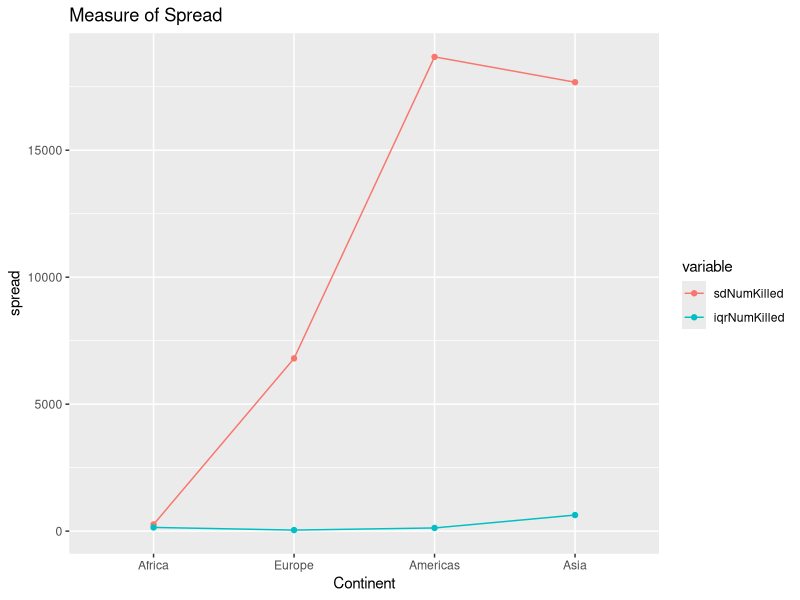
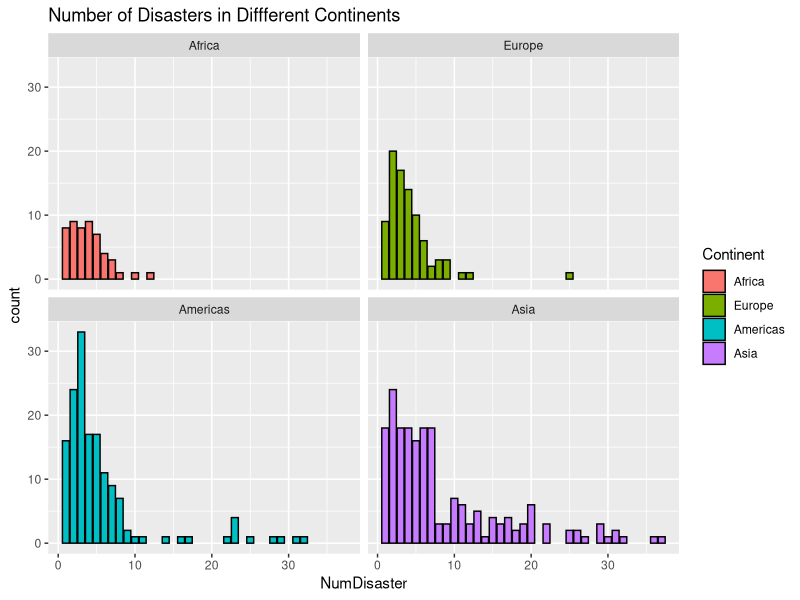
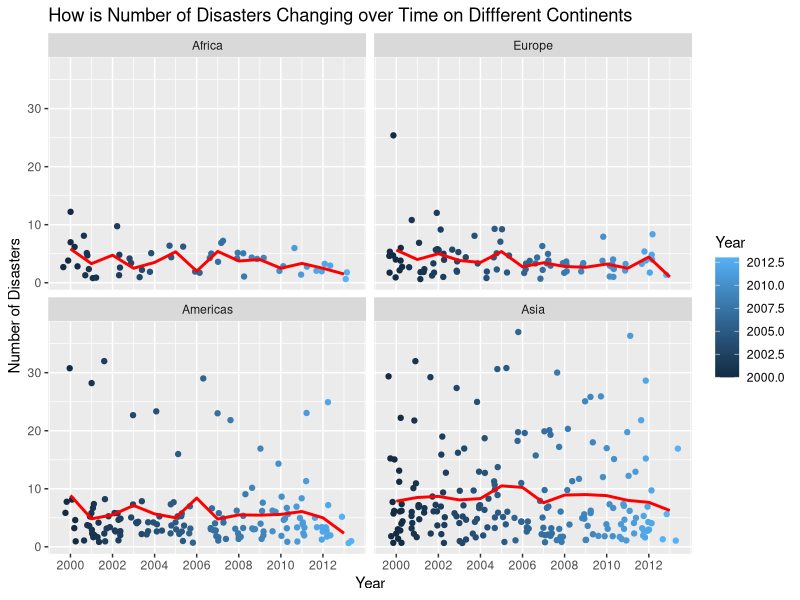
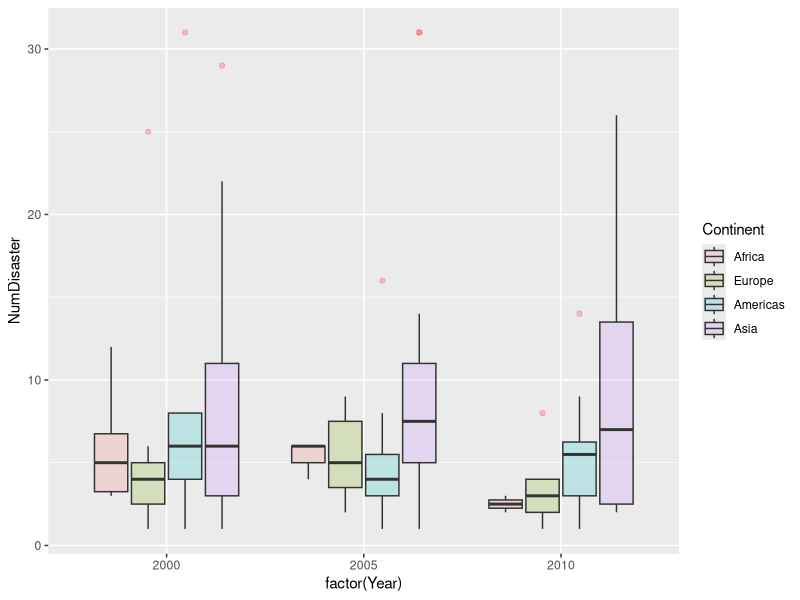
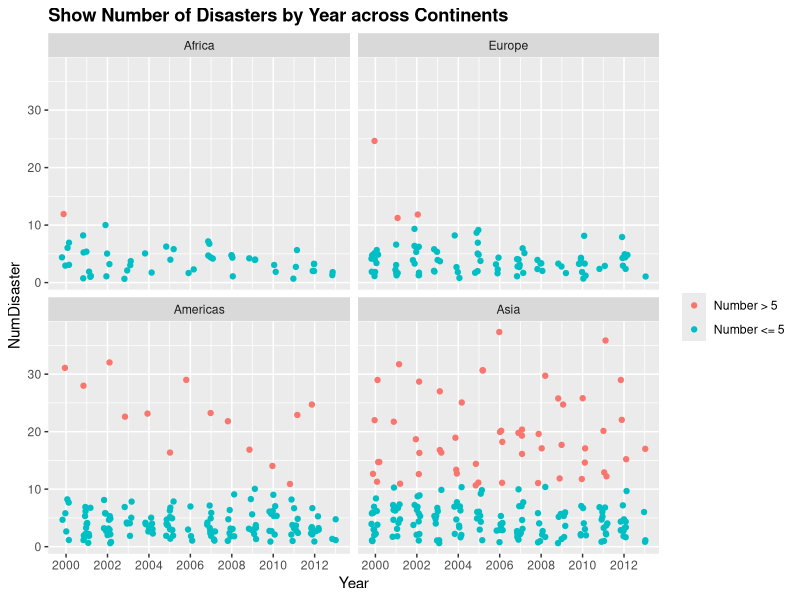
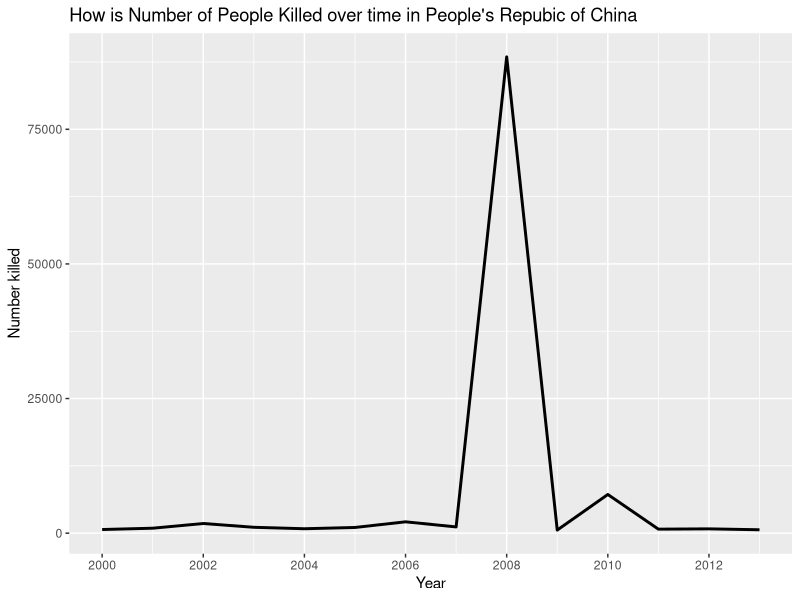
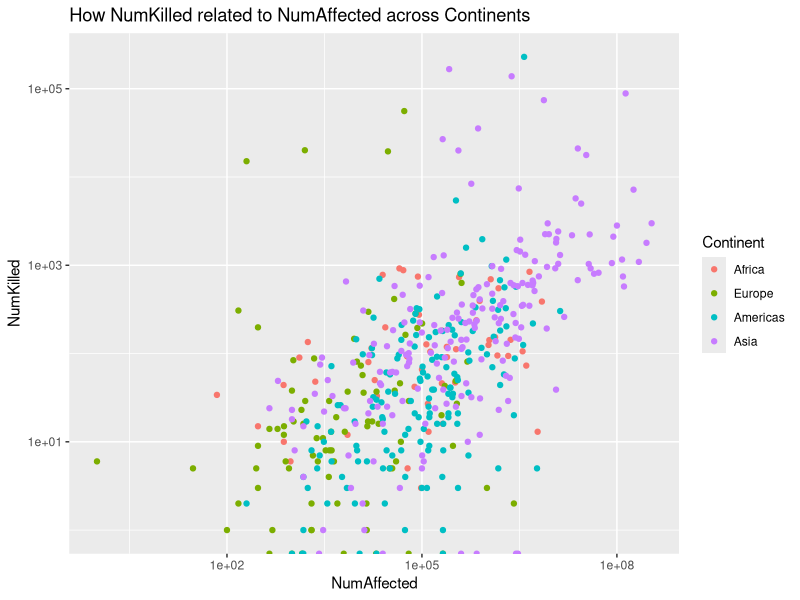
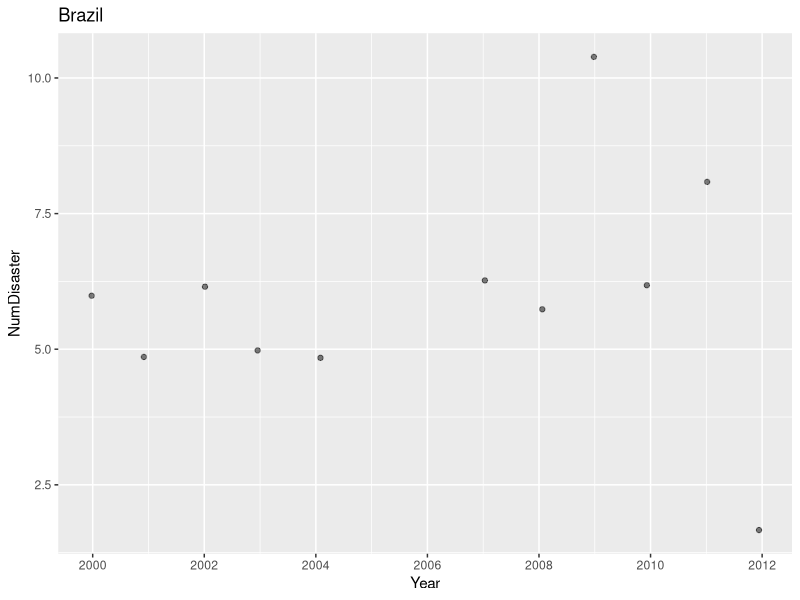

Source code (R) for these figures, in order:
library(arm)
library(ggplot2)
library(plyr)
library(xtable)
library(reshape2)

Disaster <- read.delim("Disaster_clean.tsv")


## Learn from JB's code
## infer order of Race and Film factors from order in file
Disaster <-
  within(Disaster, {
    Continent <- factor(as.character(Continent), 
                        levels = unique(Disaster$Continent))
  })
## Yes! It is still follow the order!!!!!

## First, let us try to find some countries and give them 
## a stripplot. Since some countries have only few observations
## I will select the countries with over 10 observations.
ObsCountry <- ddply(Disaster, ~Country, summarize, numobs = length(Year))
DropCountry <- droplevels(subset(ObsCountry,!(numobs > 10)))

Special <- droplevels(subset(Disaster,
                              !(Country %in% DropCountry$Country)))

## Learn for JB, for each country, write stripplot to file
## to compare the number of disasters vs. year
d_ply(Special, ~ Country, function(z) {
  theCountry <- z$Country[1]
  p <- ggplot(z, aes(x = Year, y = NumDisaster))  +
    ggtitle(theCountry) + 
    geom_jitter(alpha = 1/2, position = position_jitter(width = 0.1)) + 
    scale_x_continuous(name = "Year", breaks = seq(min(z$Year), 
                                                   max(z$Year), by = 2))
  theCountry <- gsub(" ", "_", theCountry)
  ggsave(paste0("stripplot_NumDisasterByYear_", theCountry, ".png"))
})


## try to get the spread of death within the continents
spreaddeath <- ddply(Disaster, ~ Continent, summarize,
                     sdNumKilled = sd(NumKilled), 
                     iqrNumKilled = IQR(NumKilled))
write.table (spreaddeath,"spreaddeath.tsv", quote = FALSE,
             sep = "\t", row.names = FALSE)

newspread <- melt(spreaddeath, id="Continent")
ggplot(newspread, aes(x = Continent, y = value, colour = variable)) + 
  geom_point() + geom_line(aes(x=as.numeric(Continent)))+ ylab("spread") +
  ggtitle("Measure of Spread")
ggsave("line_MeasureofSpread.png")

## Then, try to produce the maximum and minimum statistics 
## for different variables in all continents
## for all continents
maxmean<- ddply(Disaster, ~ Continent, summarize, 
                meanDamage = mean(TotalDamUSD),
                maxDamage= max(TotalDamUSD),
                meanAffPop = mean(NumAffected),
                maxAffPop = max(NumAffected),
                meanInjured = mean(NumInjured),
                maxInjured = max(NumInjured),
                meanDeath = mean(NumKilled),
                maxDeath = max(NumKilled),
                meanHomeless = mean(NumHomeless),
                maxHomeless = max(NumHomeless)
)
write.table (maxmean,"maxmean.tsv", quote = FALSE,
             sep = "\t", row.names = FALSE)

## We have summarized some detailed information about different 
## variables in the dataset. Now, let's discouver more details.
## First,let's identify which varibales play an important role to predict 
## the damaged amount from natural disasters.

## To start with, Let us to fit the full model.
FullModel <- lm(TotalDamUSD ~ NumDisaster + NumKilled + NumInjured +
                  NumAffected +NumHomeless, data = Disaster)
summary(FullModel)

## Based on the summmary, it can be shown that number of disasters 
## played a significant role to determine the damaged amount. 
## Therefore, I will pay more attention on whether the
## number of disasters also play an essential role in country level.

mFun <- function(x) {
  model <- lm(TotalDamUSD ~ NumDisaster, x)
  estCoefs <- c(coef(model))
  estSE <- c(se.coef(model))
  ## 2 means 2nd row (we do not want to test intercept), 
  ## 4 means the 4th column, which corresponding to p-value
  p_value <- summary(model)$coefficients[2, 4]  
  names(estCoefs) <- c("intercept", "NumDisaster")
  names(estSE) <- c("SE(intercept)", "SE(NumDisaster)")
  names(p_value) <- "p-value (NumDisaster)"
  return (c(estCoefs,estSE,p_value))
}

mCoefs <- ddply(Disaster, ~Country, mFun)
write.table (mCoefs,"regression.tsv", quote = FALSE,
             sep = "\t", row.names = FALSE)

## I tried my best, but I am not sure whether this is the correct way.
## Based on above table, we found that even though the number 
## of disasters play an critical role in the world level, 
## it does not significant in country level for most countries. 
## It might because the individual country has limited sample size. 
## Thus, the standard error is huge.

## The next topic that I would like to focus on is how the number of 
## disasters changing over time on different continents.

## To begin with, let us plot the number of disasters in different continents.

ggplot(Disaster,aes(x=NumDisaster, fill= Continent)) + facet_wrap(~Continent)+
  geom_bar(binwidth = 2, color = "black") +
  ggtitle("Number of Disasters in Diffferent Continents")
ggsave("barchart_DisasterbyContinent.png")

## After having some basic ideas about the frequency of the number of disasters in 
## different continents,I will look at the number of disasters changing over time 
## on diffferent continents

ggplot(Disaster, aes(x = Year, y = NumDisaster, color = Year))+ 
  geom_jitter() + facet_wrap(~ Continent) + 
  geom_line(stat = "summary", fun.y = "mean", col = "red", lwd = 1) +
  ggtitle("How is Number of Disasters Changing over Time on Diffferent Continents") + 
  scale_x_continuous(name = "Year", breaks = seq(min(Disaster$Year), 
                                                 max(Disaster$Year), by = 2))  + 
  xlab("Year") + ylab("Number of Disasters")
ggsave("stripplot_NumofDisTimeContinent.png")

## Based on the plot, there is no significan relationship beween the number of disasters 
## and time. However, it can be found that there is some difference for the number of 
## disasters across continents.

## Next, try boxplot for the year 2000, 2005 and 2010
ggplot(subset(Disaster, Year %in% c(2000,2005,2010)), aes(x = factor(Year), 
                                                          y = NumDisaster, 
                                                          fill = Continent), 
       groups = Continent) + geom_boxplot(alpha = 0.2, outlier.colour= "red") 
ggsave("boxplot_DisasterbyYear.png")

## Obviously, Asia has more variation for the number of disasters.

## Finally, let us try another plot about the number of disasters changing over 
## time on diffferent continents
low_number= 10
ggplot(Disaster, aes(x = Year, y = NumDisaster, 
                     colour = NumDisaster <= low_number)) + 
  geom_jitter(position = position_jitter(width = .2)) + 
  facet_wrap(~ Continent) + 
  ggtitle(paste("NumDisaster <= ", low_number)) + 
  theme(plot.title = element_text(face="bold")) + 
  ggtitle("Show Number of Disasters by Year across Continents") + 
  scale_colour_discrete(name="",breaks=c("FALSE", "TRUE"),
                        labels=c("Number > 5", "Number <= 5")) +
  scale_x_continuous(name = "Year", breaks = seq(min(Disaster$Year), 
                                                 max(Disaster$Year), by = 2)) 
ggsave("stripplot_DisasterbyYC.png")


## By looking at above graph, we can see Americas and Asia have more natural 
## disasters than other continents.


## Now, Let us look at a special plot: dots scatterplot of number of natural 
## disaster over year for China. Why??

ggplot(subset(Disaster, Country == "China P Rep"), aes(x = Year, y = NumKilled)) + 
  geom_line(lwd=1) + xlab("Year") + ylab("Number killed") +
  ggtitle("How is Number of People Killed over time in People's Repubic of China") +
  scale_x_continuous(name = "Year", breaks = seq(min(Disaster$Year), 
                                                 max(Disaster$Year), by = 2)) 
ggsave("line_NumKilledChina.png")


## The graph shows that more than 80,000 were killed by natural disaster 
## in the year of 2008 in China. That was Sichuan Earthquake. At that time, 
## I was also in Sichuan and experienced this catastrophe. I feel sorry for 
## those people who lost their lives during this disaster.Since I experienced 
## this natural disaster, I would think this is an important plot for me!!


## Next, I would like to evaluate whether there is a relationship between affected 
## population and death across continents.The question is that whether more people got 
## affected will lead more people be killed? Since some natural disasters caused a lot of 
## people lost lives, I used log transformation (**Question** Log transformation may not make sense?)

ggplot(Disaster, aes(x = NumAffected, y = NumKilled, color = Continent)) + 
  geom_point() + scale_x_log10() + scale_y_log10()+
  ggtitle("How NumKilled related to NumAffected across Continents") 
ggsave("points_NumKilledwithAffected.png")

## Based on the graph, it can be seen that with the increase of number of people got affected,
## there is a slightly increasing trend for the number of people got killed.
